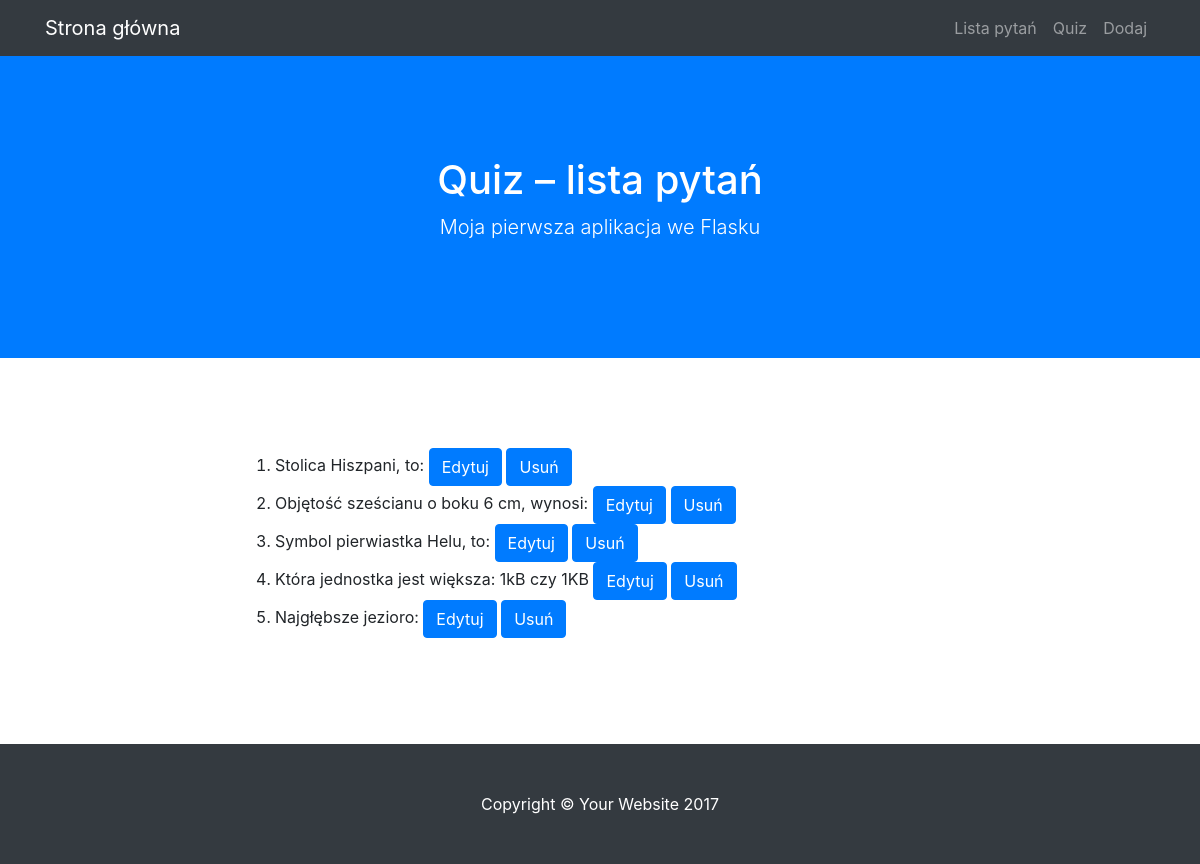
The app's page /lista, older data.
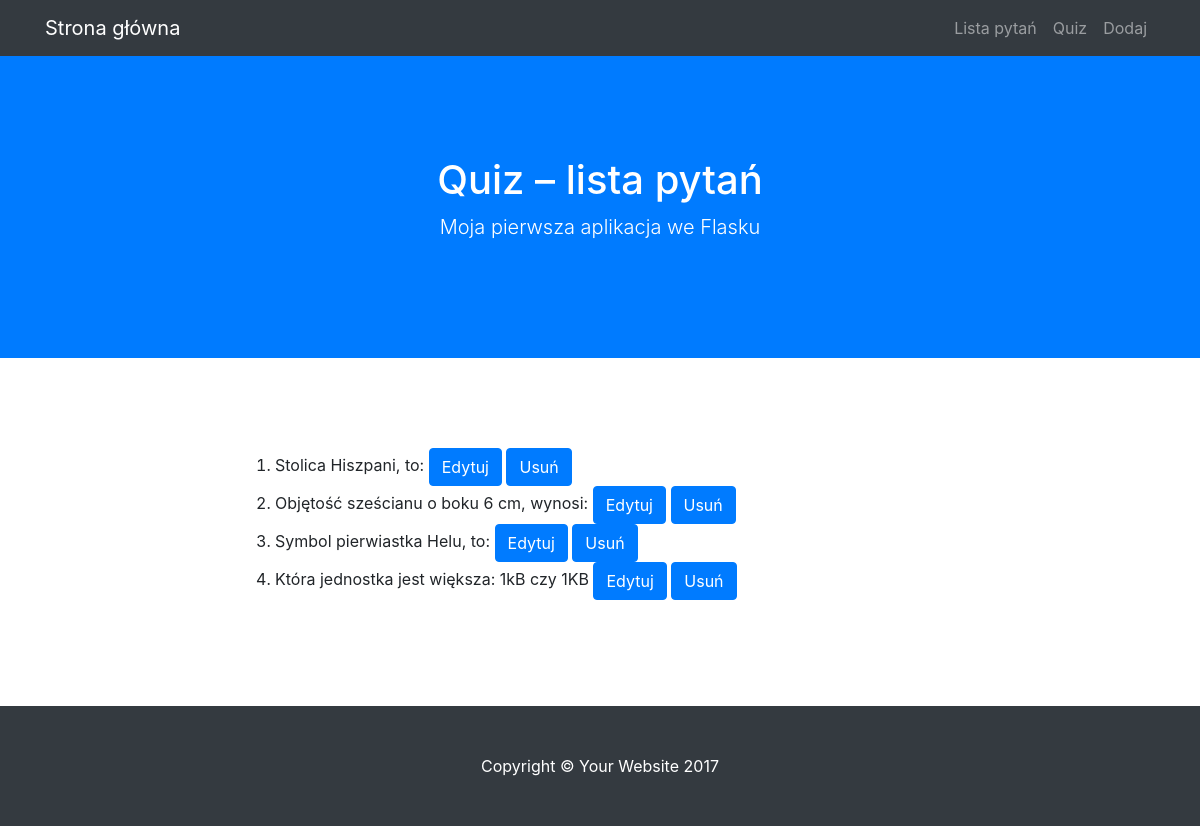
The same page, newer data.
### modele.py (models this page shows)
class BazaModel(Model):
    class Meta:
        database = baza

class Pytanie(BazaModel):
    pytanie = CharField(null=False)
    kategoria = ForeignKeyField(Kategoria, related_name='pytania')

### views.py (the view)
@app.route("/lista")
def lista():
    pytania = Pytanie.select()
    return render_template('lista.html', query = pytania)

### quiz.py (called while the page is built)
@app.before_request
def before_request():
    g.db = baza
    g.db.connect()

@app.after_request
def after_request(response):
    g.db.close()
    return response

### templates/lista.html (shortened to what this page needs)
{% extends "szablon.html" %}
{% block h1 %}Quiz – lista pytań{% endblock %}
{% block tresc %}
<ol>
    {% for p in query %}
    <li>
        {{ p.pytanie }}
        <a href="{{ url_for('edytuj', pid=p.id) }}" class="btn btn-primary">Edytuj</a>
        <a href="{{ url_for('usun', pid=p.id) }}" class="btn btn-primary">Usuń</a>
    </li>
    {% endfor %}
</ol>
{% endblock %}

Row changes from the older to the newer data that the page shows:
removed Pytanie: pytanie "Najgłębsze jezioro:"
